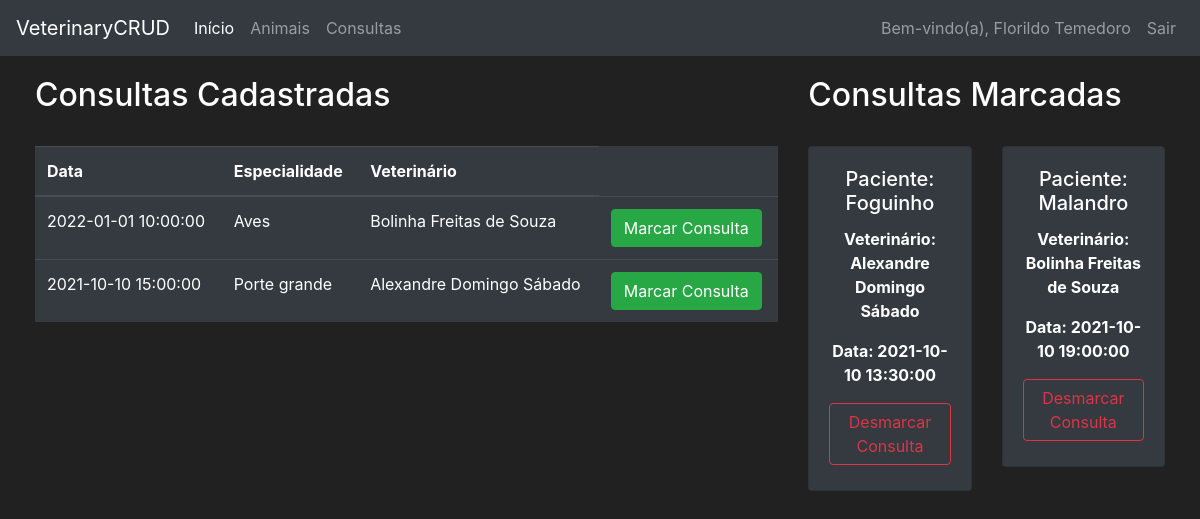
The page /consultations (signed in) on the database its author committed.
### veterinary/models.py (models this page shows, shortened)
class User(db.Model, UserMixin):
    __tablename__ = 'user'
    login = db.Column(db.String(length=10), primary_key=True)
    name = db.Column(db.String(length=50), nullable=False, unique=True)
    cpf = db.Column(db.String(length=11), nullable=False, unique=True)
    password_hash = db.Column(db.String(length=60), nullable=False)
    user_type = db.Column(db.String(length=50), nullable=False)
    __mapper_args__ = {
        'polymorphic_identity':'user',
        'polymorphic_on':user_type
    }
    @property
    def password(self):
        return self.password
    def is_client(self):
        return self.user_type == 'client'
    def is_veterinarian(self):
        return self.user_type == 'veterinarian'

class Consultation(db.Model):
    id = db.Column(db.Integer(), primary_key=True)
    date = db.Column(db.DateTime(), nullable=False)
    veterinarian_login = db.Column(db.String(length=10), db.ForeignKey('user.login'), nullable=False)
    is_scheduled = db.Column(db.Boolean(), nullable=False)
    animal_id = db.Column(db.String(length=10), db.ForeignKey('animal.id'))

class Veterinarian(User):
    __tablename__ = 'veterinarian'
    login = db.Column(db.String(length=10), db.ForeignKey('user.login'), primary_key=True)
    registration = db.relationship('VeterinarianRegistration', backref='veterinarian', lazy=True,
                                    uselist=False)
    consultations = db.relationship('Consultation', backref='veterinarian', lazy=True)
    expertise = db.Column(db.String(length=20), nullable=False)
    college = db.Column(db.String(length=30), nullable=False)
    salary = db.Column(db.Integer(), nullable=False)
    __mapper_args__ = {
        'polymorphic_identity':'veterinarian'
    }

class Animal(db.Model):
    id = db.Column(db.Integer(), primary_key=True)
    name = db.Column(db.String(length=20), nullable=False)
    age = db.Column(db.Integer(), nullable=False)
    type = db.Column(db.String(length=15), nullable=False)
    race = db.Column(db.String(length=20), nullable=False)
    health = db.Column(db.String(length=30), nullable=False)
    client_login = db.Column(db.String(length=10), db.ForeignKey('user.login'), nullable=False)
    consultations = db.relationship('Consultation', backref='animal', lazy=True)

### veterinary/routes.py (the view, shortened to what this page needs)
@app.route('/consultations', methods=['GET', 'POST'])
@login_required
def consultations_page():
    register_consultation_form = RegisterConsultationForm()
    delete_consultation_form = ConfirmForm()
    schedule_consultation_form = ScheduleConsultationForm()
    unschedule_consultation_form = ConfirmForm()
    if request.method == 'GET':
        if current_user.is_client():
            consultations = Consultation.query.filter_by(is_scheduled=False)
            scheduled_consultations = current_user.get_scheduled_consultations()
        elif current_user.is_veterinarian():
            consultations = Consultation.query.filter_by(veterinarian_login=current_user.login)
            scheduled_consultations = []
        return render_template('consultations.html',
                               consultations=consultations,
                               scheduled_consultations=scheduled_consultations,
                               register_consultation_form=register_consultation_form,
                               schedule_consultation_form=schedule_consultation_form,
                               unschedule_consultation_form=unschedule_consultation_form,
                               delete_consultation_form=delete_consultation_form,
                               User=User, Animal=Animal)

### veterinary/forms.py (called while the page is built)
    def set_animals(self, animals):
        self.animals.choices = []
        for animal in animals:
            self.animals.choices.append((animal.id, animal.name))

### veterinary/models.py (called while the page is built)
@login_manager.user_loader
def load_user(user_login):
    return User.query.get(user_login)

    def get_scheduled_consultations(self):
        scheduled_consultations = []
        animals = Animal.query.filter_by(client_login=self.login)
        for animal in animals:
            consultations = list(Consultation.query.filter_by(animal_id=animal.id))
            if consultations:
                scheduled_consultations += consultations
        return scheduled_consultations

    def has_animals(self):
        return Animal.query.filter_by(client_login=self.login).first() is not None

### veterinary/templates/consultations.html (shortened to what this page needs)
{% extends 'base.html' %}
{% block content %}
<div class="row" style="margin-top:20px; margin-left:20px; margin-right:20px">
    {% if current_user.is_client() %}
    <div class="col-8">
    {% endif %}
        <h2>Consultas Cadastradas</h2>
        <br>
        <table class="table table-hover table-dark">
            <thead>
                <tr>
                    <th scope="col">Data</th>
                    {% if current_user.is_client() %}
                        <th scope="col">Especialidade</th>
                        <th scope="col">Veterinário</th>
                    {% else %}
                        <th scope="col">Marcada</th>
                        <th scope="col">Paciente</th>
                        <th scope="col">Responsável</th>
                    {% endif %}
                </tr>
            </thead>
            <tbody>
            {% for consultation in consultations %}
            <tr>
                <td>{{ consultation.date }}</td>
                {% if current_user.is_client() %}
                    <td>{{ User.query.filter_by(login=consultation.veterinarian_login).first().expertise  }}</td>
                    <td>{{ User.query.filter_by(login=consultation.veterinarian_login).first().name  }}</td>
                {% endif %}
                <td>
                    {% if current_user.is_client() %}
                        <button class="btn btn-outline btn-success" data-toggle="modal"
                                data-target="#Modal-ScheduleConsultation-{{ consultation.id }}">Marcar Consulta
                        </button>
                    {% else %}
                        <button class="btn btn-outline btn-danger" data-toggle="modal"
                                data-target="#Modal-DeleteConsultation-{{ consultation.id }}">Deletar Consulta
                        </button>
                    {% endif %}
                </td>
            </tr>
            {% endfor %}
            </tbody>
        </table>
    {% if current_user.is_client() %}
    </div>
    <div class="col-4">
        <h2>Consultas Marcadas</h2>
        <br>
        <div class="row">
            {% for consultation in scheduled_consultations %}
                <div class="col-md-6">
                    <div style="margin-bottom: 5px" class="card text-center bg-dark">
                        <div class="card-body">
                            <h5 class="card-title">Paciente:  {{ Animal.query.filter_by(id=consultation.animal_id).first().name }} </h5>
                            <p class="card-text"><strong>
                                Veterinário: {{ User.query.filter_by(login=consultation.veterinarian_login).first().name }}
                            </strong></p>
                            <p class="card-text"><strong>
                                Data: {{ consultation.date }}
                            </strong></p>
                            <button type="button" class="btn btn-outline-danger" style="margin-bottom: 5px"
                                    data-toggle="modal" data-target="#Modal-UnscheduleConsultation-{{ consultation.id }}">
                                Desmarcar Consulta
                            </button>
                        </div>
                    </div>
                </div>
            {% endfor %}
        </div>
    </div>
    {% endif %}
</div>
{% endblock %}

### veterinary/templates/base.html (shortened to what this page needs)
<!doctype html>
<html lang="en">
   <head>
      <link rel="stylesheet" href="https://cdn.jsdelivr.net/npm/bootstrap@4.5.3/dist/css/bootstrap.min.css">
   </head>
   <body>
    <nav class="navbar navbar-expand-md navbar-dark bg-dark">
      <a class="navbar-brand" href="#">VeterinaryCRUD</a>
      <div class="collapse navbar-collapse" id="navbarNav">
        <ul class="navbar-nav mr-auto">
            <li class="nav-item active">
                <a class="nav-link" href="{{ url_for('home_page') }}">Início <span class="sr-only">(current)</span></a>
            </li>
            {% if current_user.is_authenticated %}
                <li class="nav-item">
                    <a class="nav-link" href="{{ url_for('animals_page') }}">Animais</a>
                </li>
                <li class="nav-item">
                    <a class="nav-link" href="{{ url_for('consultations_page') }}">Consultas</a>
                </li>
            {% endif %}
        </ul>
        <ul class="navbar-nav">
            {% if current_user.is_authenticated %}
            <li class="nav-item">
                <a class="nav-link">Bem-vindo(a), {{ current_user.name }}</a>
            </li>
            <li class="nav-item">
                <a class="nav-link" href="{{ url_for('logout_page') }}">Sair</a>
            </li>
            {% endif %}
        </ul>
      </div>
    </nav>
      {% block content %}
      {% endblock %}
   </body>
</html>

### veterinary/templates/base.html (style rules this page uses)
body { background-color: #212121; color: white }

### rows shown on the page
User: name "Florildo Temedoro"
Consultation: date "2022-01-01 10:00:00", query.filter_by "Aves", query.filter_by "Bolinha Freitas de Souza"
Consultation: date "2021-10-10 15:00:00", query.filter_by "Porte grande", query.filter_by "Alexandre Domingo Sábado"
Consultation: query.filter_by "Alexandre Domingo Sábado", date "2021-10-10 13:30:00"
Animal: query.filter_by "Foguinho"
Consultation: query.filter_by "Bolinha Freitas de Souza", date "2021-10-10 19:00:00"
Animal: query.filter_by "Malandro"
